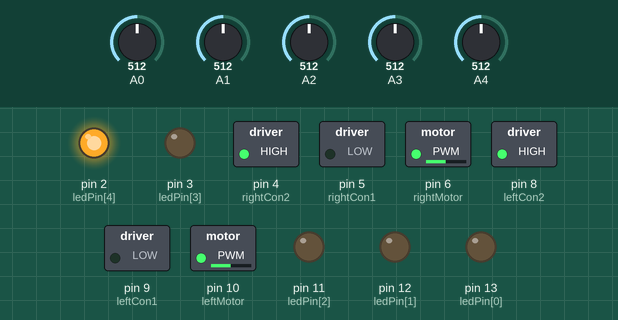
A sketch run on a simulated Arduino Uno, built with avr-gcc and run on an emulated ATmega328P. Shown: switched loads named in the sketch (green lamp = pin HIGH), output pins drawn as LEDs (lit = HIGH). Inputs (shaded band) come from the test bench; at power-on: A0 = 512, A1 = 512, A2 = 512, A3 = 512, A4 = 512.

Above: at 1.2 s.
1.3 s: A0 set to 633
2.8 s: A0 set to 660
At 3.4 s:
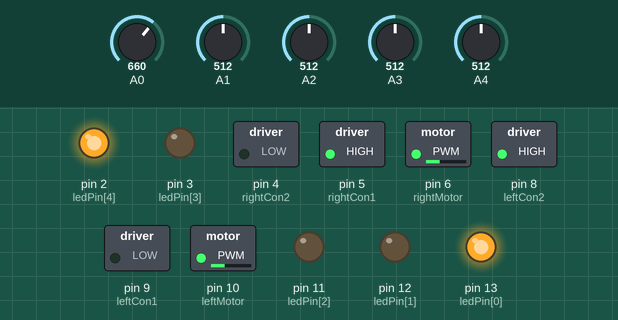
4.5 s: A1 set to 642
6.0 s: A1 set to 665
At 6.6 s:
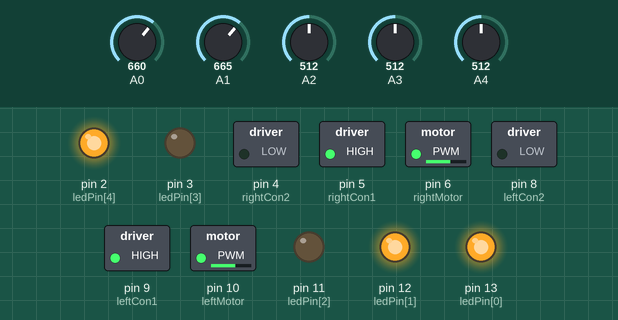
7.5 s: A2 set to 638
9.0 s: A2 set to 667
At 9.4 s:
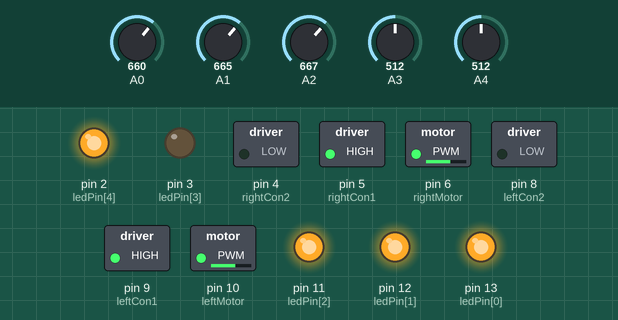
Timing chart, 0 to 11.5 s (numbered marks = the images above; inputs shaded):
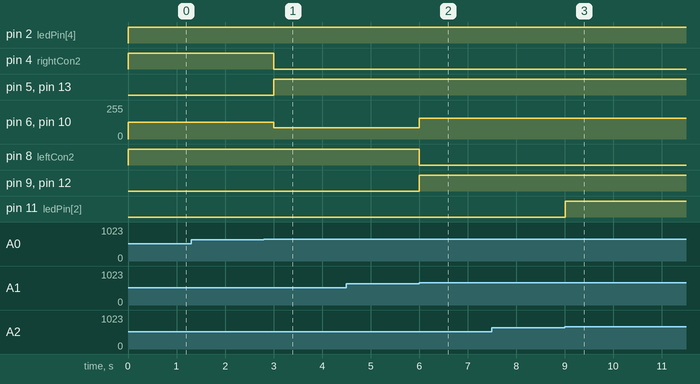

Measured:
- the behaviour switches between 650 and 651 on A0 (found by bisection; images 0 and 1)
- the behaviour switches between 650 and 651 on A1 (found by bisection; images 1 and 2)
- the behaviour switches between 650 and 651 on A2 (found by bisection; images 2 and 3)
- after the input at 1.3 s, every drawn part: stays the same
- after the input at 2.8 s, pin 4 (rightCon2): HIGH → LOW after 0.21 s; pin 5 (rightCon1), pin 13 (ledPin[0]): LOW → HIGH after 0.21 s; pin 6 (rightMotor), pin 10 (leftMotor): 125/255 → 85/255 after 0.21 s
- after the input at 4.5 s, every drawn part: stays the same
- after the input at 6.0 s, pin 6 (rightMotor), pin 10 (leftMotor): 85/255 → 155/255 at once; pin 8 (leftCon2): HIGH → LOW at once; pin 9 (leftCon1), pin 12 (ledPin[1]): LOW → HIGH at once
- after the input at 7.5 s, every drawn part: stays the same
- after the input at 9.0 s, pin 11 (ledPin[2]): LOW → HIGH at once

The sketch:

Project2LineTracker_SpeedBased.ino
```cpp
#define SENSOR_NUMBER 5

#define SPEED 85
#define BADSPLIT 450
#define GOODSPLIT 650


const int ledPin[5]={13,12,11,3,2};
const int leftMotor = 10;
const int leftMotorSpeed = SPEED;
const int leftCon1 = 9;
const int leftCon2 = 8;
const int rightMotor = 6;
const int rightMotorSpeed = SPEED;
const int rightCon1 = 5;
const int rightCon2 = 4;

void setup()
{
  Serial.begin(9600);
  pinMode(leftMotor, OUTPUT);
  pinMode(rightMotor, OUTPUT);
  pinMode(leftCon1, OUTPUT);
  pinMode(leftCon2, OUTPUT);
  pinMode(rightCon1, OUTPUT);
  pinMode(rightCon2, OUTPUT);

  pinMode(A0, INPUT);
  pinMode(A1, INPUT);
  pinMode(A2, INPUT);
  pinMode(A3, INPUT);
  pinMode(A4, INPUT);

    for(int i=0;i<5;i++)
  {
    pinMode(ledPin[i],OUTPUT);
  }
}
void fwd();
void lturn(int);
void rturn(int);

static int error = 0, prevError = 0, sumError = 0;
void loop()
{
  /*
  //delay(50);
  Serial.print(analogRead(A0));
  Serial.print(" ");
  Serial.print(analogRead(A1));
  Serial.print(" ");
  Serial.print(analogRead(A2));
  Serial.print(" ");
  Serial.print(analogRead(A3));
  Serial.print(" ");
  Serial.println(analogRead(A4));*/


  //Prepare easy-to-digest analogRead
  int sensorVal[5] = {}; //All are 0 by default
  if (analogRead(A0) > GOODSPLIT)
  {
    sensorVal[0] = 1;
    digitalWrite(ledPin[0],HIGH);
  }
  else
  {
    digitalWrite(ledPin[0],LOW);
  }

  if (analogRead(A1) > GOODSPLIT)
  {
    sensorVal[1] = 1;
    digitalWrite(ledPin[1],HIGH);
  }
   else
  {
    digitalWrite(ledPin[1],LOW);
  }

  if (analogRead(A2) > GOODSPLIT)
  {
    sensorVal[2] = 1;
    digitalWrite(ledPin[2],HIGH);
  }
   else
  {
    digitalWrite(ledPin[2],LOW);
  }

  if (analogRead(A3) > GOODSPLIT)
  {
    sensorVal[3] = 1;
    digitalWrite(ledPin[3],HIGH);
  }
   else
  {
    digitalWrite(ledPin[3],LOW);
  }

  if (analogRead(A4) > BADSPLIT)
  {
    sensorVal[4] = 1;
    digitalWrite(ledPin[4],HIGH);
  }
   else
  {
    digitalWrite(ledPin[4],LOW);
  }

  //Control part
  if(sensorVal[3]+sensorVal[4]+sensorVal[0]+sensorVal[1]+sensorVal[2]==5)
  {
    rturn(10);
    delay(200);
    fwd();
    delay(500);
    lturn(10);
    delay(300);
  }
  else if(sensorVal[3]==1 && sensorVal[4]==1 && (sensorVal[0]==1||sensorVal[1]==1))
  {
   rturn(70);
   delay(150);
   //delay(600);
  }
  else if((sensorVal[3]==1||sensorVal[4]==1) && sensorVal[0]==1 && sensorVal[1]==1)
  {
    lturn(70);
    delay(150);
    //delay(600);
  }
  else if((sensorVal[3]==0 && sensorVal[4]==1) && sensorVal[0]==0 && sensorVal[1]==0)
  {
    rturn(40);
    delay(250);
    //delay(300);
  }
  else if((sensorVal[3]==1 && sensorVal[4]==1) && sensorVal[0]==0 && sensorVal[1]==0)
  {
    rturn(25);
    //delay(200);
  }
  else if((sensorVal[3]==1 && sensorVal[4]==0) && sensorVal[0]==0 && sensorVal[1]==0 && sensorVal[2]==0)
  {
    rturn(10);
    //delay(100);
  }
  else if((sensorVal[3]==1 && sensorVal[4]==0) && sensorVal[0]==0 && sensorVal[1]==0 && sensorVal[2]==1)
  {
    rturn(5);
    //delay(50);
  }
  else if(sensorVal[3]==0 && sensorVal[4]==0 && (sensorVal[0]==1 && sensorVal[1]==0))
  {
    lturn(40);
    delay(250);
    //delay(300);
  }
  else if(sensorVal[3]==0 && sensorVal[4]==0 && (sensorVal[0]==1 && sensorVal[1]==1))
  {
    lturn(25);
    //delay(200);
  }
  else if(sensorVal[3]==0 && sensorVal[4]==0 && (sensorVal[0]==0 && sensorVal[1]==1) && sensorVal[2]==0)
  {
    lturn(10);
    //delay(100);
  }
  else if(sensorVal[3]==0 && sensorVal[4]==0 && (sensorVal[0]==0 && sensorVal[1]==1) && sensorVal[2]==1)
  {
    lturn(10);
    //delay(100);
  }
  else
  {
    fwd();
  }

  //delay(150);
}


void fwd()
{
  analogWrite(leftMotor, SPEED);
  analogWrite(rightMotor, SPEED);
  digitalWrite(leftCon1, LOW);
  digitalWrite(leftCon2, HIGH);
  digitalWrite(rightCon1, HIGH);
  digitalWrite(rightCon2, LOW);
}
void lturn(int moreSpd)
{
  analogWrite(leftMotor, SPEED+moreSpd);
  analogWrite(rightMotor, SPEED+moreSpd);

  digitalWrite(leftCon1, HIGH);
  digitalWrite(leftCon2, LOW);
  digitalWrite(rightCon1, HIGH);
  digitalWrite(rightCon2, LOW);
}
void rturn(int moreSpd)
{
  analogWrite(leftMotor, SPEED+moreSpd);
  analogWrite(rightMotor, SPEED+moreSpd);
  digitalWrite(leftCon1, LOW);
  digitalWrite(leftCon2, HIGH);
  digitalWrite(rightCon1, LOW);
  digitalWrite(rightCon2, HIGH);
}
```
